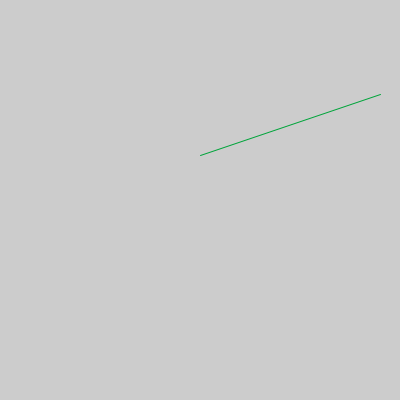
Frame 1 (no input)
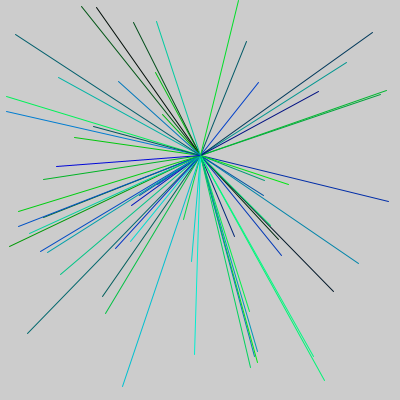
Frame 60 (the mouse pressed at the canvas centre just before this capture)
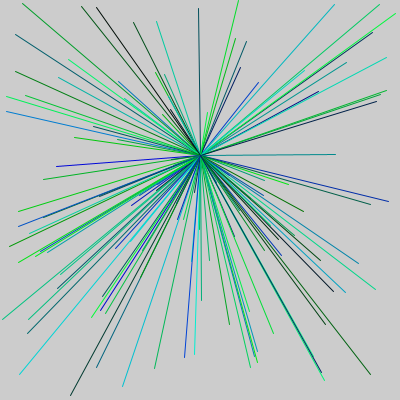
Frame 120 (the mouse held since frame 60 and released just before this capture)

The Processing sketch that drew these frames (run headless with seeded random() and noise(); from frame 60 on, the mouse is pressed at the canvas centre):

// Processing sketch: processing_174736
// ── processing_174736.pde

// Wirrwar
// 03.12.2014

/*  Schreibe ein Programm, das zufÃ¤llige Linien zeichnet. Ihre Farbe sollen GrÃ¼n- und BlautÃ¶ne sein. Der Anteil der roten Farbe ist dementsprechend Null.
*/

void setup(){
size(400,400);
}

void draw(){
stroke(0,random(255),random(225));
line(random(400),random(400),200,155);

}
